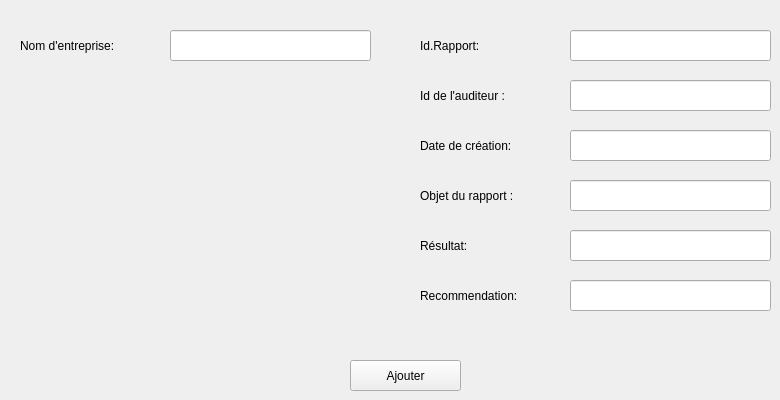
        <widget class="QWidget" name="tab">
         <attribute name="title">
          <string>Ajouter un rapport</string>
         </attribute>
         <widget class="QLineEdit" name="lineEdit_result">
          <property name="geometry">
           <rect>
            <x>570</x>
            <y>230</y>
            <width>201</width>
            <height>31</height>
           </rect>
          </property>
         </widget>
         <widget class="QLabel" name="label_19">
          <property name="geometry">
           <rect>
            <x>420</x>
            <y>230</y>
            <width>121</width>
            <height>31</height>
           </rect>
          </property>
          <property name="text">
           <string>Résultat:</string>
          </property>
         </widget>
         <widget class="QLineEdit" name="lineEdit_idauditeur">
          <property name="geometry">
           <rect>
            <x>570</x>
            <y>80</y>
            <width>201</width>
            <height>31</height>
           </rect>
          </property>
         </widget>
         <widget class="QLabel" name="label_30">
          <property name="geometry">
           <rect>
            <x>420</x>
            <y>30</y>
            <width>131</width>
            <height>31</height>
           </rect>
          </property>
          <property name="text">
           <string>Id.Rapport:</string>
          </property>
         </widget>
         <widget class="QLabel" name="label_16">
          <property name="geometry">
           <rect>
            <x>420</x>
            <y>80</y>
            <width>141</width>
            <height>31</height>
           </rect>
          </property>
          <property name="text">
           <string>Id de l'auditeur :</string>
          </property>
         </widget>
         <widget class="QLabel" name="label_18">
          <property name="geometry">
           <rect>
            <x>420</x>
            <y>180</y>
            <width>151</width>
            <height>31</height>
           </rect>
          </property>
          <property name="text">
           <string>Objet du rapport :</string>
          </property>
         </widget>
         <widget class="QLabel" name="label_17">
          <property name="geometry">
           <rect>
            <x>420</x>
            <y>130</y>
            <width>151</width>
            <height>31</height>
           </rect>
          </property>
          <property name="text">
           <string>Date de création:</string>
          </property>
         </widget>
         <widget class="QLineEdit" name="lineEdit_objet">
          <property name="geometry">
           <rect>
            <x>570</x>
            <y>180</y>
            <width>201</width>
            <height>31</height>
           </rect>
          </property>
         </widget>
         <widget class="QLabel" name="label_20">
          <property name="geometry">
           <rect>
            <x>420</x>
            <y>280</y>
            <width>151</width>
            <height>31</height>
           </rect>
          </property>
          <property name="text">
           <string>Recommendation:</string>
          </property>
         </widget>
         <widget class="QLineEdit" name="lineEdit_recommendation">
          <property name="geometry">
           <rect>
            <x>570</x>
            <y>280</y>
            <width>201</width>
            <height>31</height>
           </rect>
          </property>
         </widget>
         <widget class="QPushButton" name="pushButton_ajouter">
          <property name="geometry">
           <rect>
            <x>350</x>
            <y>360</y>
            <width>111</width>
            <height>31</height>
           </rect>
          </property>
          <property name="cursor">
           <cursorShape>PointingHandCursor</cursorShape>
          </property>
          <property name="styleSheet">
           <string notr="true"/>
          </property>
          <property name="text">
           <string>Ajouter</string>
          </property>
         </widget>
         <widget class="QLineEdit" name="lineEdit_idrapport">
          <property name="geometry">
           <rect>
            <x>570</x>
            <y>30</y>
            <width>201</width>
            <height>31</height>
           </rect>
          </property>
         </widget>
         <widget class="QLineEdit" name="lineEdit_nomentrep">
          <property name="geometry">
           <rect>
            <x>170</x>
            <y>30</y>
            <width>201</width>
            <height>31</height>
           </rect>
          </property>
         </widget>
         <widget class="QLabel" name="label_23">
          <property name="geometry">
           <rect>
            <x>20</x>
            <y>30</y>
            <width>161</width>
            <height>31</height>
           </rect>
          </property>
          <property name="text">
           <string>Nom d'entreprise:</string>
          </property>
         </widget>
         <widget class="QLineEdit" name="lineEdit_date">
          <property name="geometry">
           <rect>
            <x>570</x>
            <y>130</y>
            <width>201</width>
            <height>31</height>
           </rect>
          </property>
         </widget>
        </widget>
